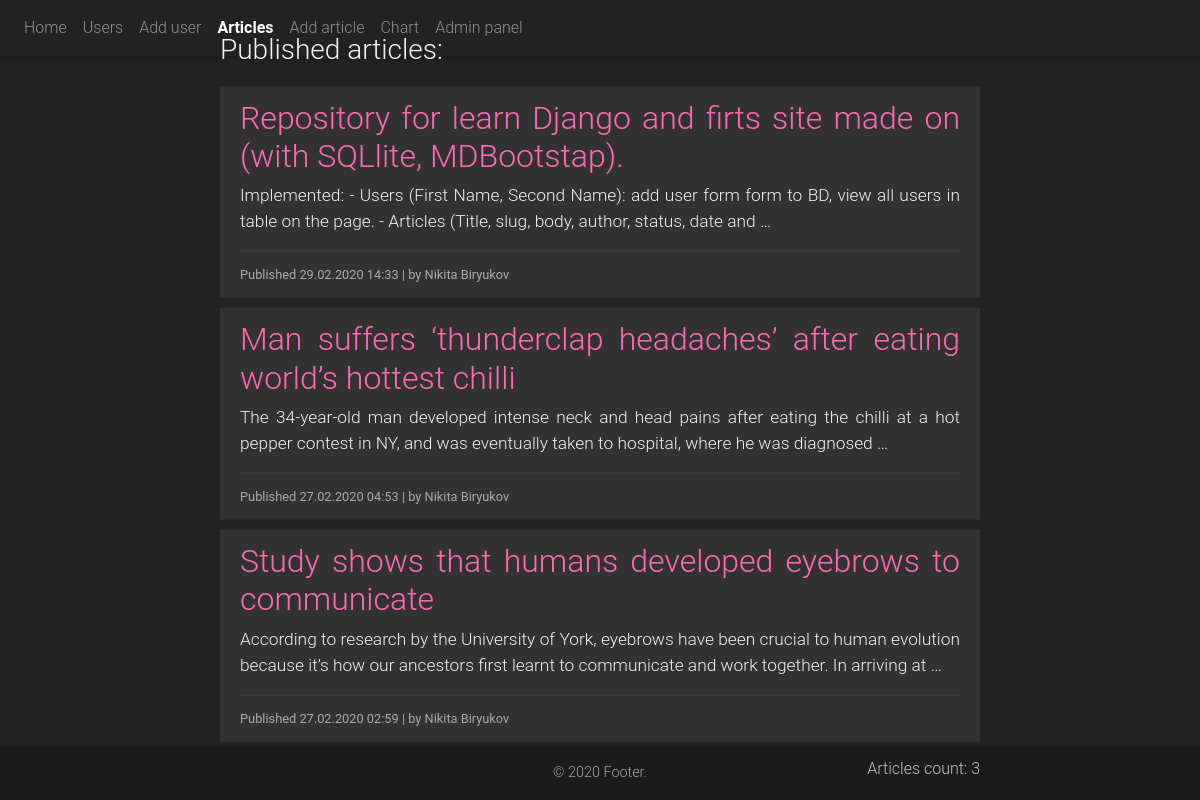
The app's page /articles/?page=2, older data.
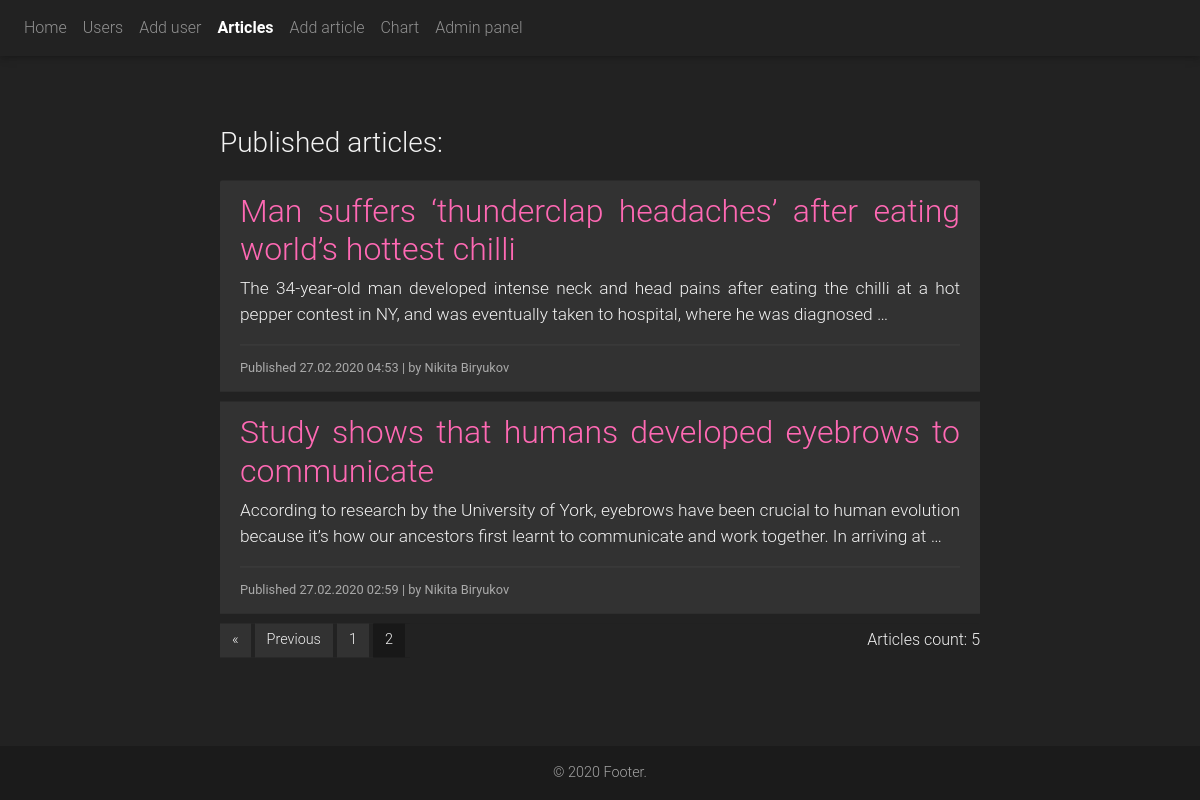
The same page, newer data.
### main/models.py (models this page shows, shortened)
class Article(models.Model):
    status = (
        ('draft', 'Draft'),
        ('published', 'Published'),
    )
    title = models.CharField(max_length=200, null=True)
    slug = models.SlugField(max_length=250, null=True, blank=True)
    author = models.CharField(max_length=200, null=False, default='Nikita Biryukov')
    body = models.TextField(default='Lorem ipsum dolor sit amet, consectetur adipisicing elit. A culpa et explicabo '
                                    'natus odit quod repellendus saepe. Ab autem corporis deleniti dolore ducimus '
                                    'expedita, impedit, labore recusandae rerum saepe veniam? Amet dicta '
                                    'distinctio earum esse est iure maiores neque nesciunt nulla omnis optio quaerat '
                                    'quis, rerum, sapiente, similique temporibus velit voluptate voluptatem. '
                                    'Consectetur consequuntur corporis natus nulla qui quos, ullam!')
    publish = models.DateTimeField(default=datetime.now())
    created = models.DateTimeField(auto_now_add=True)
    updated = models.DateTimeField(auto_now=True)
    status = models.CharField(max_length=10, choices=status, default='Draft')
    class Meta:
        ordering = ('-publish',)

### main/views.py (the view)
# urls.py: path('articles/', views.article_list, name='article_list'),
def article_list(request):
    articles_list = Article.objects.filter(status='published')
    paginator = Paginator(articles_list, 3)
    articles_count = paginator.count
    page = request.GET.get('page')
    try:
        articles = paginator.page(page)
    except PageNotAnInteger:
        articles = paginator.page(1)
    except EmptyPage:
        articles = paginator.page(paginator.num_pages)
    args = {
        'page': page,
        'articles': articles,
        'articles_count': articles_count
    }
    return render(request, 'html/articles/list.html', args)

### main/templates/html/articles/list.html (shortened to what this page needs)
{% extends 'html/base.html' %}
{% block nav %} {% include 'html/elements/nav.html' with is_articles=True %} {% endblock %}
{% block content %}
    <div class="list-articles">
        <h3>Published articles:</h3>
        <ul class="list-group list-group-flush">
            {% for article in articles %}
                <li class="list-group-item">
                    <h2>
                        <a href="/articles/{{ article.slug }}"> {{ article.title }} </a>
                    </h2>
                    <div class="article-text">
                        {{ article.body|truncatewords:30|linebreaks }}
                    </div>
                    <hr>
                    <small class="date">
                        Published {{ article.publish }} | by {{ article.author }}
                    </small>
                </li>
            {% endfor %}
        </ul>
        {% include 'html/elements/pagination.html' with page=articles %}
    </div>
{% endblock %}

Row changes from the older to the newer data that the page shows:
no longer on this page (row edited): Article: title "Repository for learn Django and firts site made on (with SQLlite, MDBootstap).", body "Implemented: - Users (First Name, Second Name): add user form form to BD, view all users in table on the page. - Articles (Title, slug, body, author, status, date and …", publish "29.02.2020 14:33", author "Nikita Biryukov"
Text that changed along with them:
{{ articles_count }}: "3" → "5"
text now shown: "« Previous"
new list line: "1"
new list line: "2"
